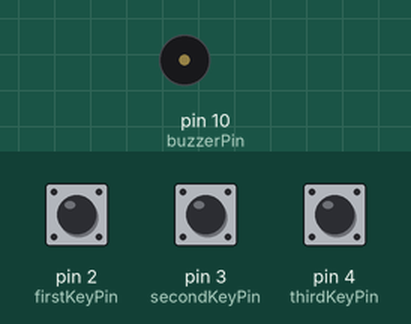
Simulated run of this sketch. Board: Arduino Uno, built with avr-gcc and run on an emulated ATmega328P. Shown: buzzer (waves = sounding). The inputs (shaded band) are chosen by the test bench; at power-on: pin 2 (firstKeyPin) HIGH, pin 3 (secondKeyPin) HIGH, pin 4 (thirdKeyPin) HIGH.

Above: at 1.2 s.
1.3 s: pin 2 (firstKeyPin) pulled LOW for 0.15 s
At 1.37 s:
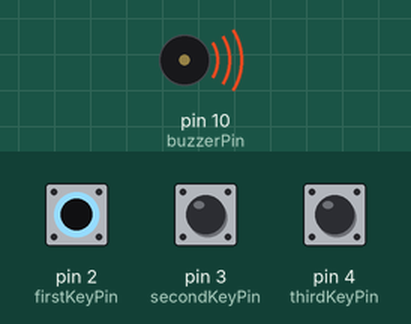
2.9 s: pin 2 (firstKeyPin) pulled LOW for 3.2 s
At 6.8 s:
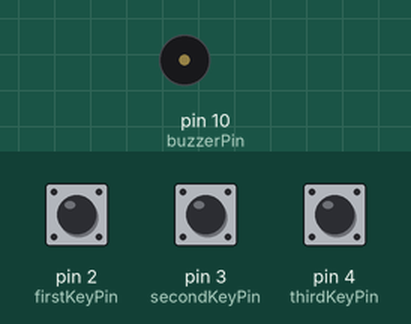
7.6 s: pin 3 (secondKeyPin) pulled LOW for 3.2 s
At 8.0 s:
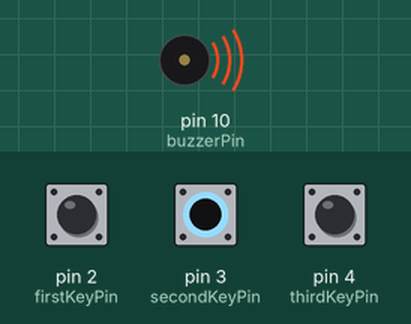
Timing chart, 0 to 12.3 s (numbered marks = the images above; inputs shaded):
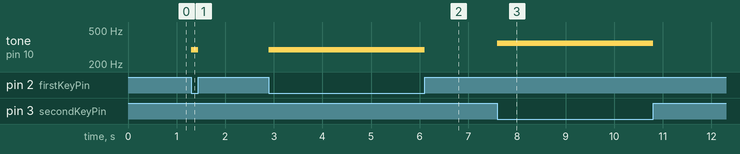

Measured:
- after the input at 1.3 s, tone on pin 10 (buzzerPin): silent → 294 Hz at once, → silent 0.15 s later
- after the input at 2.9 s, tone on pin 10 (buzzerPin): silent → 294 Hz at once, → silent 3.2 s later
- after the input at 7.6 s, tone on pin 10 (buzzerPin): silent → 349 Hz at once, → silent 3.2 s later

The sketch:

Circuit6_Digital_Trumpet.ino
```cpp
/*
Circuit 6: Digital Trumpet
Use 3 buttons plugged to play musical notes on a buzzer.

*/

//set the pins for the button and buzzer
int firstKeyPin = 2;
int secondKeyPin = 3;
int thirdKeyPin = 4;

int buzzerPin = 10;


void setup() {
  //set the button pins as inputs
  pinMode(firstKeyPin, INPUT_PULLUP);
  pinMode(secondKeyPin, INPUT_PULLUP);
  pinMode(thirdKeyPin, INPUT_PULLUP);

  //set the buzzer pin as an output
  pinMode(buzzerPin, OUTPUT);
}

void loop() {

  if(digitalRead(firstKeyPin) == LOW){        //if the first key is pressed
    tone(buzzerPin, 294);                     //play the frequency for c
  }
  else if(digitalRead(secondKeyPin) == LOW){  //if the second key is pressed
    tone(buzzerPin, 349);                     //play the frequency for e
  }
  else if(digitalRead(thirdKeyPin) == LOW){   //if the third key is pressed
    tone(buzzerPin, 494);                     //play the frequency for g
  }
  else{
    noTone(buzzerPin);                        //if no key is pressed turn the buzzer off
  }
}

  /*
  note  frequency
  c     262 Hz
  d     294 Hz
  e     330 Hz
  f     349 Hz
  g     392 Hz
  a     440 Hz
  b     494 Hz
  C     523 Hz
  */
```
